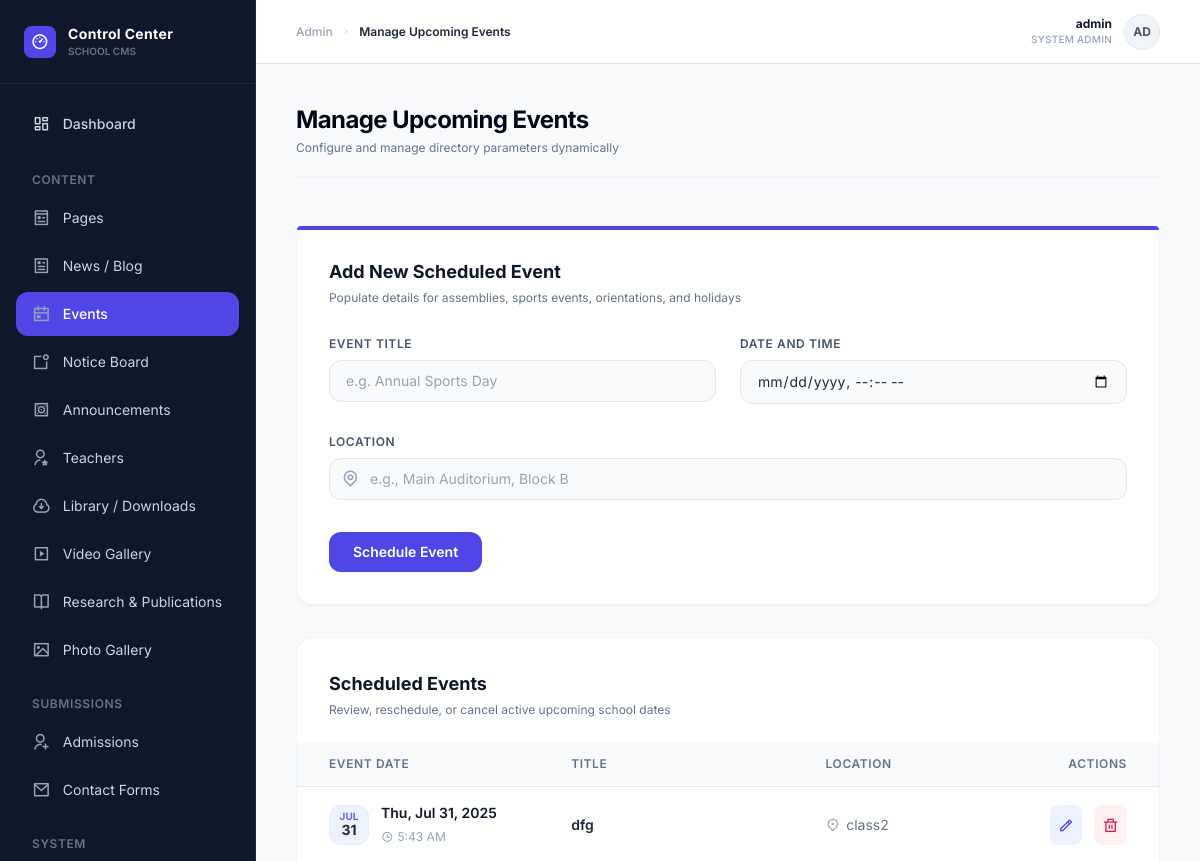
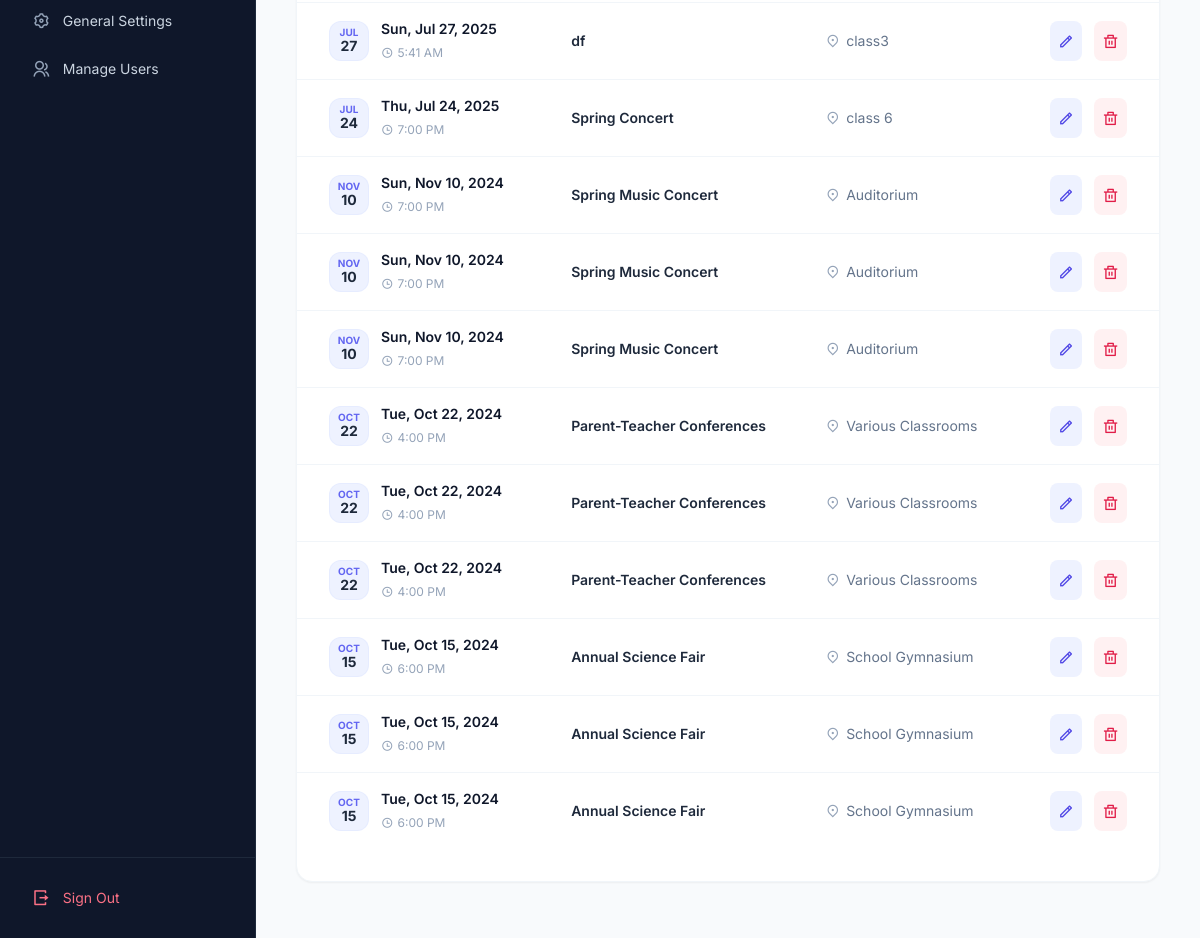
/admin/manage_events.php (signed in), run on the app's committed database (2 pictures, top to bottom).
### tables this page shows
CREATE TABLE `events` (
  `id` int(11) NOT NULL,
  `title` varchar(255) NOT NULL,
  `event_date` datetime NOT NULL,
  `location` varchar(255) NOT NULL
);

### admin/manage_events.php (the view, shortened to what this page needs)
<?php
include '../includes/admin_header.php';
$edit_event = null;
$events_result = $conn->query("SELECT * FROM events ORDER BY event_date DESC");
?>
<div class="max-w-6xl mx-auto space-y-8 py-4">
    <div class="bg-white rounded-2xl border border-slate-100 shadow-sm p-6 lg:p-8 relative">
        <div class="absolute top-0 left-0 right-0 h-1 bg-indigo-600 rounded-t-2xl"></div>
        <div class="mb-6">
            <h3 class="text-lg font-bold text-slate-900"><?= $edit_event ? 'Edit Event Details' : 'Add New Scheduled Event' ?></h3>
            <p class="text-xs text-slate-500 mt-1">Populate details for assemblies, sports events, orientations, and holidays</p>
        </div>
        <form action="manage_events.php" method="POST" class="space-y-6">
            <div class="grid grid-cols-1 md:grid-cols-2 gap-6">
                <div class="space-y-1.5">
                    <label for="title" class="text-xs font-semibold text-slate-600 uppercase tracking-wider">Event Title</label>
                    <input
                        type="text"
                        name="title"
                        id="title"
                        value="<?= htmlspecialchars($edit_event['title'] ?? '') ?>"
                        placeholder="e.g. Annual Sports Day"
                        class="w-full px-4 py-2.5 bg-slate-50 border border-slate-200 rounded-xl focus:outline-none focus:ring-2 focus:ring-indigo-500/20 focus:border-indigo-500 focus:bg-white text-sm transition"
                        required
                    >
                </div>
                <div class="space-y-1.5">
                    <label for="event_date" class="text-xs font-semibold text-slate-600 uppercase tracking-wider">Date and Time</label>
                    <?php
                        $date_for_input = $edit_event ? date('Y-m-d\TH:i', strtotime($edit_event['event_date'])) : '';
                    ?>
                    <input
                        type="datetime-local"
                        name="event_date"
                        id="event_date"
                        value="<?= $date_for_input ?>"
                        class="w-full px-4 py-2.5 bg-slate-50 border border-slate-200 rounded-xl focus:outline-none focus:ring-2 focus:ring-indigo-500/20 focus:border-indigo-500 focus:bg-white text-sm transition"
                        required
                    >
                </div>
            </div>
            <div class="space-y-1.5">
                <label for="location" class="text-xs font-semibold text-slate-600 uppercase tracking-wider">Location</label>
                <div class="relative">
                    <div class="absolute inset-y-0 left-0 pl-3 flex items-center pointer-events-none text-slate-400">
                    </div>
                    <input
                        type="text"
                        name="location"
                        id="location"
                        value="<?= htmlspecialchars($edit_event['location'] ?? '') ?>"
                        class="w-full pl-10 pr-4 py-2.5 bg-slate-50 border border-slate-200 rounded-xl focus:outline-none focus:ring-2 focus:ring-indigo-500/20 focus:border-indigo-500 focus:bg-white text-sm transition"
                        placeholder="e.g., Main Auditorium, Block B"
                        required
                    >
                </div>
            </div>
            <div class="flex items-center gap-2 pt-2">
                <button
                    type="submit"
                    class="bg-indigo-600 hover:bg-indigo-700 text-white text-sm font-semibold py-2.5 px-6 rounded-xl transition shadow-sm active:scale-[0.98]"
                >
                    <?= $edit_event ? 'Update Calendar Event' : 'Schedule Event' ?>
                </button>
            </div>
        </form>
    </div>
    <div class="bg-white rounded-2xl border border-slate-100 shadow-sm p-6 lg:p-8 overflow-hidden">
        <div class="mb-6">
            <h3 class="text-lg font-bold text-slate-900">Scheduled Events</h3>
            <p class="text-xs text-slate-500 mt-1">Review, reschedule, or cancel active upcoming school dates</p>
        </div>
        <div class="overflow-x-auto -mx-6 lg:-mx-8">
            <table class="min-w-full divide-y divide-slate-150">
                <thead class="bg-slate-50">
                    <tr>
                        <th class="px-6 lg:px-8 py-3.5 text-left text-xs font-semibold text-slate-500 uppercase tracking-wider">Event Date</th>
                        <th class="px-6 py-3.5 text-left text-xs font-semibold text-slate-500 uppercase tracking-wider">Title</th>
                        <th class="px-6 py-3.5 text-left text-xs font-semibold text-slate-500 uppercase tracking-wider">Location</th>
                        <th class="px-6 lg:px-8 py-3.5 text-right text-xs font-semibold text-slate-500 uppercase tracking-wider">Actions</th>
                    </tr>
                </thead>
                <tbody class="bg-white divide-y divide-slate-100">
                    <?php if ($events_result && $events_result->num_rows > 0): ?>
                        <?php while ($event = $events_result->fetch_assoc()): ?>
                        <tr class="hover:bg-slate-50/40 transition">
                            <td class="px-6 lg:px-8 py-4 whitespace-nowrap">
                                <div class="flex items-center gap-3">
                                    <div class="w-10 h-10 rounded-xl bg-indigo-50 border border-indigo-100/50 flex flex-col items-center justify-center text-center p-1 shrink-0">
                                        <span class="text-[10px] uppercase font-bold text-indigo-500 leading-none"><?= date('M', strtotime($event['event_date'])) ?></span>
                                        <span class="text-sm font-bold text-indigo-750 leading-tight"><?= date('j', strtotime($event['event_date'])) ?></span>
                                    </div>
                                    <div>
                                        <p class="text-sm font-semibold text-slate-900"><?= date('D, M j, Y', strtotime($event['event_date'])) ?></p>
                                        <p class="text-xs text-slate-400 mt-0.5 inline-flex items-center gap-1">
                                            <i class="ri-time-line text-slate-400"></i>
                                            <?= date('g:i A', strtotime($event['event_date'])) ?>
                                        </p>
                                    </div>
                                </div>
                            </td>
                            <td class="px-6 py-4 whitespace-nowrap text-sm font-semibold text-slate-800">
                                <?= htmlspecialchars($event['title']) ?>
                            </td>
                            <td class="px-6 py-4 whitespace-nowrap text-sm text-slate-500">
                                <span class="inline-flex items-center gap-1.5">
                                    <i class="ri-map-pin-2-line text-slate-400"></i>
                                    <?= htmlspecialchars($event['location']) ?>
                                </span>
                            </td>
                            <td class="px-6 lg:px-8 py-4 whitespace-nowrap text-right text-sm font-medium">
                                <div class="flex items-center justify-end gap-3">
                                    <a
                                        href="manage_events.php?edit=<?= $event['id'] ?>"
                                        class="p-2 bg-indigo-50 hover:bg-indigo-100 text-indigo-600 rounded-lg transition inline-flex items-center justify-center"
                                        title="Edit Event"
                                    >
                                        <i class="ri-pencil-line text-base"></i>
                                    </a>
                                    <form
                                        action="manage_events.php"
                                        method="POST"
                                        class="inline-block"
                                        onsubmit="return confirm('Are you sure you want to delete this event?');"
                                    >
                                        <button
                                            type="submit"
                                            name="delete"
                                            class="p-2 bg-rose-50 hover:bg-rose-100 text-rose-600 rounded-lg transition inline-flex items-center justify-center"
                                            title="Delete Event"
                                        >
                                            <i class="ri-delete-bin-line text-base"></i>
                                        </button>
                                    </form>
                                </div>
                            </td>
                        </tr>
                        <?php endwhile; ?>
                    <?php endif; ?>
                </tbody>
            </table>
        </div>
    </div>
</div>
<?php include '../includes/admin_footer.php'; ?>

### includes/admin_header.php (style rules this page uses)
body { font-family: 'Inter', sans-serif; }

### data on the page
events: event_date "JUL", event_date "31", event_date "Thu, Jul 31, 2025", event_date "5:43 AM", title "dfg", location "class2"
events: event_date "JUL", event_date "27", event_date "Sun, Jul 27, 2025", event_date "5:41 AM", title "df", location "class3"
events: event_date "JUL", event_date "24", event_date "Thu, Jul 24, 2025", event_date "7:00 PM", title "Spring Concert", location "class 6"
events: event_date "NOV", event_date "10", event_date "Sun, Nov 10, 2024", event_date "7:00 PM", title "Spring Music Concert", location "Auditorium"
events: event_date "NOV", event_date "10", event_date "Sun, Nov 10, 2024", event_date "7:00 PM", title "Spring Music Concert", location "Auditorium"
events: event_date "NOV", event_date "10", event_date "Sun, Nov 10, 2024", event_date "7:00 PM", title "Spring Music Concert", location "Auditorium"
events: event_date "OCT", event_date "22", event_date "Tue, Oct 22, 2024", event_date "4:00 PM", title "Parent-Teacher Conferences", location "Various Classrooms"
events: event_date "OCT", event_date "22", event_date "Tue, Oct 22, 2024", event_date "4:00 PM", title "Parent-Teacher Conferences", location "Various Classrooms"
events: event_date "OCT", event_date "22", event_date "Tue, Oct 22, 2024", event_date "4:00 PM", title "Parent-Teacher Conferences", location "Various Classrooms"
events: event_date "OCT", event_date "15", event_date "Tue, Oct 15, 2024", event_date "6:00 PM", title "Annual Science Fair", location "School Gymnasium"
events: event_date "OCT", event_date "15", event_date "Tue, Oct 15, 2024", event_date "6:00 PM", title "Annual Science Fair", location "School Gymnasium"
events: event_date "OCT", event_date "15", event_date "Tue, Oct 15, 2024", event_date "6:00 PM", title "Annual Science Fair", location "School Gymnasium"

### other printed values
$page_title "Manage Upcoming Events"
$_SESSION["admin_username"] "admin"
substr(htmlspecialchars($_SESSION["admin_username"] ?? 'Ad'), 0, 2) "AD"
